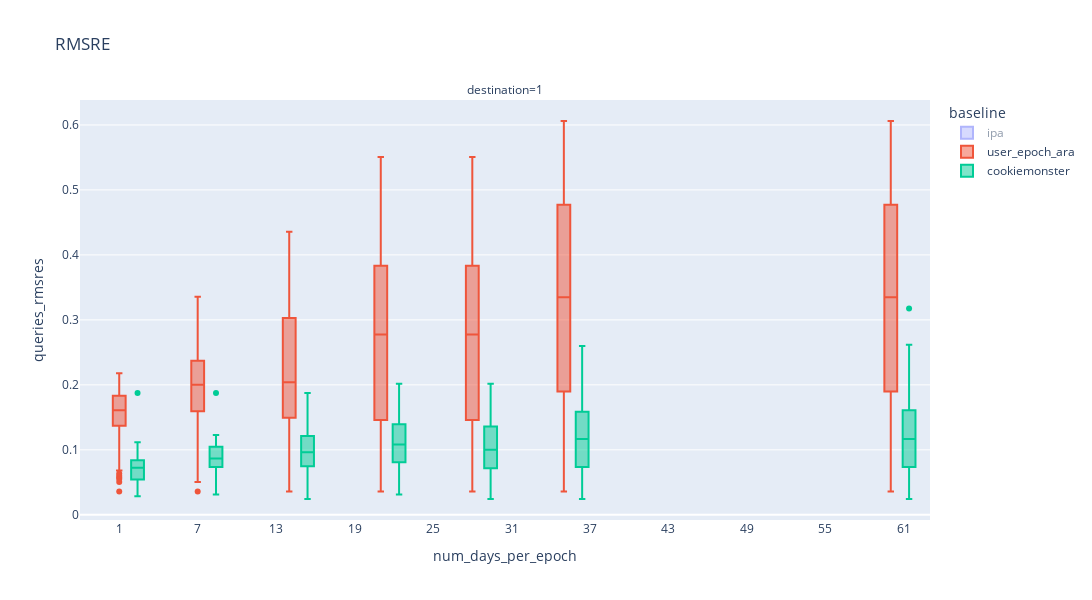
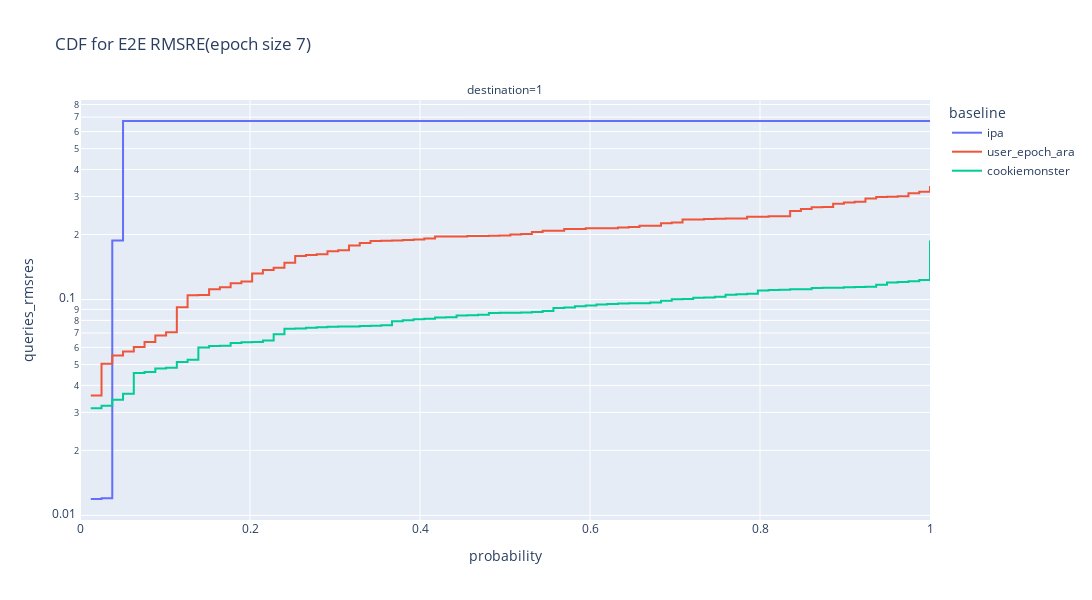

These figures' notebook cell, in order:
### Markdown cell above
### Attribution Window 7

### Code cell
path = "ray/patcg/varying_epoch_granularity_aw_7"
df = analyze_results(path, "bias")
plot_bias_rmsre(df, x_axis="num_days_per_epoch", log_y=False)
plot_bias_rmsre_cdf(df, epoch_size=7, log_y=True)

### Figure 1 — Plotly figure (JSON) as saved in the notebook; plotly's stock layout.template omitted (floating-point values rounded to 4 significant figures; data arrays with more than 128 entries replaced by an {"elided": "..."} marker saying what was removed)
{"data": [{"alignmentgroup": "True", "hovertemplate": "baseline=ipa<br>destination=1<br>num_days_per_epoch=%{x}<br>queries_rmsres=%{y}<extra></extra>", "legendgroup": "ipa", "marker": {"color": "#636efa"}, "name": "ipa", "notched": false, "offsetgroup": "ipa", "orientation": "v", "showlegend": true, "type": "box", "visible": "legendonly", "x": {"elided": "553 int values"}, "x0": " ", "xaxis": "x", "y": {"elided": "553 float values"}, "y0": " ", "yaxis": "y"}, {"alignmentgroup": "True", "hovertemplate": "baseline=user_epoch_ara<br>destination=1<br>num_days_per_epoch=%{x}<br>queries_rmsres=%{y}<extra></extra>", "legendgroup": "user_epoch_ara", "marker": {"color": "#EF553B"}, "name": "user_epoch_ara", "notched": false, "offsetgroup": "user_epoch_ara", "orientation": "v", "showlegend": true, "type": "box", "x": {"elided": "553 int values"}, "x0": " ", "xaxis": "x", "y": {"elided": "553 float values"}, "y0": " ", "yaxis": "y"}, {"alignmentgroup": "True", "hovertemplate": "baseline=cookiemonster<br>destination=1<br>num_days_per_epoch=%{x}<br>queries_rmsres=%{y}<extra></extra>", "legendgroup": "cookiemonster", "marker": {"color": "#00cc96"}, "name": "cookiemonster", "notched": false, "offsetgroup": "cookiemonster", "orientation": "v", "showlegend": true, "type": "box", "x": {"elided": "553 int values"}, "x0": " ", "xaxis": "x", "y": {"elided": "553 float values"}, "y0": " ", "yaxis": "y"}], "layout": {"annotations": [{"showarrow": false, "text": "destination=1", "x": 0.5, "xanchor": "center", "xref": "paper", "y": 1, "yanchor": "bottom", "yref": "paper"}], "boxmode": "group", "height": 600, "legend": {"title": {"text": "baseline"}, "tracegroupgap": 0}, "title": {"text": "RMSRE"}, "width": 1100, "xaxis": {"anchor": "y", "autorange": true, "domain": [0, 1], "range": [-2, 63], "title": {"text": "num_days_per_epoch"}, "type": "linear"}, "yaxis": {"anchor": "x", "autorange": true, "domain": [0, 1], "range": [-0.00798, 0.6384], "title": {"text": "queries_rmsres"}, "type": "linear"}}}

### Figure 2 — Plotly figure (JSON) as saved in the notebook; plotly's stock layout.template omitted (floating-point values rounded to 4 significant figures)
{"data": [{"hovertemplate": "baseline=ipa<br>destination=1<br>probability=%{x}<br>queries_rmsres=%{y}<extra></extra>", "legendgroup": "ipa", "line": {"dash": "solid", "shape": "hv"}, "marker": {"color": "#636efa", "symbol": "circle"}, "mode": "lines", "name": "ipa", "orientation": "h", "showlegend": true, "type": "scatter", "x": [0.01266, 0.02532, 0.03797, 0.05063, 0.06329, 0.07595, 0.08861, 0.1013, 0.1139, 0.1266, 0.1392, 0.1519, 0.1646, 0.1772, 0.1899, 0.2025, 0.2152, 0.2278, 0.2405, 0.2532, 0.2658, 0.2785, 0.2911, 0.3038, 0.3165, 0.3291, 0.3418, 0.3544, 0.3671, 0.3797, 0.3924, 0.4051, 0.4177, 0.4304, 0.443, 0.4557, 0.4684, 0.481, 0.4937, 0.5063, 0.519, 0.5316, 0.5443, 0.557, 0.5696, 0.5823, 0.5949, 0.6076, 0.6203, 0.6329, 0.6456, 0.6582, 0.6709, 0.6835, 0.6962, 0.7089, 0.7215, 0.7342, 0.7468, 0.7595, 0.7722, 0.7848, 0.7975, 0.8101, 0.8228, 0.8354, 0.8481, 0.8608, 0.8734, 0.8861, 0.8987, 0.9114, 0.9241, 0.9367, 0.9494, 0.962, 0.9747, 0.9873, 1], "xaxis": "x", "y": [0.01191, 0.012, 0.1876, 0.6711, 0.6711, 0.6711, 0.6711, 0.6711, 0.6711, 0.6711, 0.6711, 0.6711, 0.6711, 0.6711, 0.6711, 0.6711, 0.6711, 0.6711, 0.6711, 0.6711, 0.6711, 0.6711, 0.6711, 0.6711, 0.6711, 0.6711, 0.6711, 0.6711, 0.6711, 0.6711, 0.6711, 0.6711, 0.6711, 0.6711, 0.6711, 0.6711, 0.6711, 0.6711, 0.6711, 0.6711, 0.6711, 0.6711, 0.6711, 0.6711, 0.6711, 0.6711, 0.6711, 0.6711, 0.6711, 0.6711, 0.6711, 0.6711, 0.6711, 0.6711, 0.6711, 0.6711, 0.6711, 0.6711, 0.6711, 0.6711, 0.6711, 0.6711, 0.6711, 0.6711, 0.6711, 0.6711, 0.6711, 0.6711, 0.6711, 0.6711, 0.6711, 0.6711, 0.6711, 0.6711, 0.6711, 0.6711, 0.6711, 0.6711, 0.6711], "yaxis": "y"}, {"hovertemplate": "baseline=user_epoch_ara<br>destination=1<br>probability=%{x}<br>queries_rmsres=%{y}<extra></extra>", "legendgroup": "user_epoch_ara", "line": {"dash": "solid", "shape": "hv"}, "marker": {"color": "#EF553B", "symbol": "circle"}, "mode": "lines", "name": "user_epoch_ara", "orientation": "h", "showlegend": true, "type": "scatter", "x": [0.01266, 0.02532, 0.03797, 0.05063, 0.06329, 0.07595, 0.08861, 0.1013, 0.1139, 0.1266, 0.1392, 0.1519, 0.1646, 0.1772, 0.1899, 0.2025, 0.2152, 0.2278, 0.2405, 0.2532, 0.2658, 0.2785, 0.2911, 0.3038, 0.3165, 0.3291, 0.3418, 0.3544, 0.3671, 0.3797, 0.3924, 0.4051, 0.4177, 0.4304, 0.443, 0.4557, 0.4684, 0.481, 0.4937, 0.5063, 0.519, 0.5316, 0.5443, 0.557, 0.5696, 0.5823, 0.5949, 0.6076, 0.6203, 0.6329, 0.6456, 0.6582, 0.6709, 0.6835, 0.6962, 0.7089, 0.7215, 0.7342, 0.7468, 0.7595, 0.7722, 0.7848, 0.7975, 0.8101, 0.8228, 0.8354, 0.8481, 0.8608, 0.8734, 0.8861, 0.8987, 0.9114, 0.9241, 0.9367, 0.9494, 0.962, 0.9747, 0.9873, 1], "xaxis": "x", "y": [0.03588, 0.05046, 0.05504, 0.05746, 0.06019, 0.06356, 0.06814, 0.07055, 0.09198, 0.1046, 0.1048, 0.1115, 0.1141, 0.119, 0.121, 0.1321, 0.1371, 0.1403, 0.1479, 0.1592, 0.1606, 0.1622, 0.1673, 0.169, 0.1779, 0.1826, 0.1867, 0.1872, 0.1876, 0.1885, 0.1898, 0.1918, 0.1959, 0.196, 0.196, 0.1969, 0.1971, 0.1972, 0.1981, 0.2002, 0.2013, 0.2056, 0.2079, 0.2084, 0.2121, 0.2123, 0.2138, 0.2138, 0.2139, 0.2156, 0.2164, 0.2193, 0.2195, 0.2256, 0.2275, 0.2347, 0.2349, 0.2358, 0.2368, 0.237, 0.2374, 0.2416, 0.2419, 0.2429, 0.2433, 0.257, 0.2629, 0.2677, 0.2683, 0.2774, 0.2814, 0.2838, 0.2935, 0.2985, 0.2994, 0.3009, 0.3103, 0.3158, 0.3356], "yaxis": "y"}, {"hovertemplate": "baseline=cookiemonster<br>destination=1<br>probability=%{x}<br>queries_rmsres=%{y}<extra></extra>", "legendgroup": "cookiemonster", "line": {"dash": "solid", "shape": "hv"}, "marker": {"color": "#00cc96", "symbol": "circle"}, "mode": "lines", "name": "cookiemonster", "orientation": "h", "showlegend": true, "type": "scatter", "x": [0.01266, 0.02532, 0.03797, 0.05063, 0.06329, 0.07595, 0.08861, 0.1013, 0.1139, 0.1266, 0.1392, 0.1519, 0.1646, 0.1772, 0.1899, 0.2025, 0.2152, 0.2278, 0.2405, 0.2532, 0.2658, 0.2785, 0.2911, 0.3038, 0.3165, 0.3291, 0.3418, 0.3544, 0.3671, 0.3797, 0.3924, 0.4051, 0.4177, 0.4304, 0.443, 0.4557, 0.4684, 0.481, 0.4937, 0.5063, 0.519, 0.5316, 0.5443, 0.557, 0.5696, 0.5823, 0.5949, 0.6076, 0.6203, 0.6329, 0.6456, 0.6582, 0.6709, 0.6835, 0.6962, 0.7089, 0.7215, 0.7342, 0.7468, 0.7595, 0.7722, 0.7848, 0.7975, 0.8101, 0.8228, 0.8354, 0.8481, 0.8608, 0.8734, 0.8861, 0.8987, 0.9114, 0.9241, 0.9367, 0.9494, 0.962, 0.9747, 0.9873, 1], "xaxis": "x", "y": [0.03132, 0.03221, 0.03431, 0.0366, 0.04568, 0.04614, 0.04785, 0.04831, 0.05136, 0.05253, 0.05988, 0.06094, 0.06113, 0.0629, 0.06331, 0.06363, 0.06464, 0.06903, 0.07314, 0.07342, 0.07408, 0.07436, 0.07485, 0.07493, 0.07496, 0.0753, 0.07548, 0.07594, 0.07925, 0.08017, 0.08096, 0.08134, 0.08254, 0.08271, 0.08427, 0.08465, 0.08497, 0.08664, 0.08672, 0.08676, 0.08705, 0.08755, 0.08852, 0.09125, 0.09177, 0.09314, 0.09379, 0.09488, 0.0954, 0.09586, 0.096, 0.09613, 0.09697, 0.09878, 0.1003, 0.1006, 0.1018, 0.1021, 0.103, 0.1053, 0.1056, 0.1064, 0.1099, 0.1108, 0.111, 0.1115, 0.1115, 0.1131, 0.1133, 0.1134, 0.1139, 0.1144, 0.1145, 0.117, 0.1197, 0.1204, 0.1216, 0.123, 0.1876], "yaxis": "y"}], "layout": {"annotations": [{"showarrow": false, "text": "destination=1", "x": 0.5, "xanchor": "center", "xref": "paper", "y": 1, "yanchor": "bottom", "yref": "paper"}], "height": 600, "legend": {"title": {"text": "baseline"}, "tracegroupgap": 0}, "title": {"text": "CDF for E2E RMSRE(epoch size 7)"}, "width": 1100, "xaxis": {"anchor": "y", "autorange": true, "domain": [0, 1], "range": [0, 1], "rangemode": "tozero", "title": {"text": "probability"}, "type": "linear"}, "yaxis": {"anchor": "x", "autorange": true, "domain": [0, 1], "range": [-2.021, -0.07592], "title": {"text": "queries_rmsres"}, "type": "log"}}}
